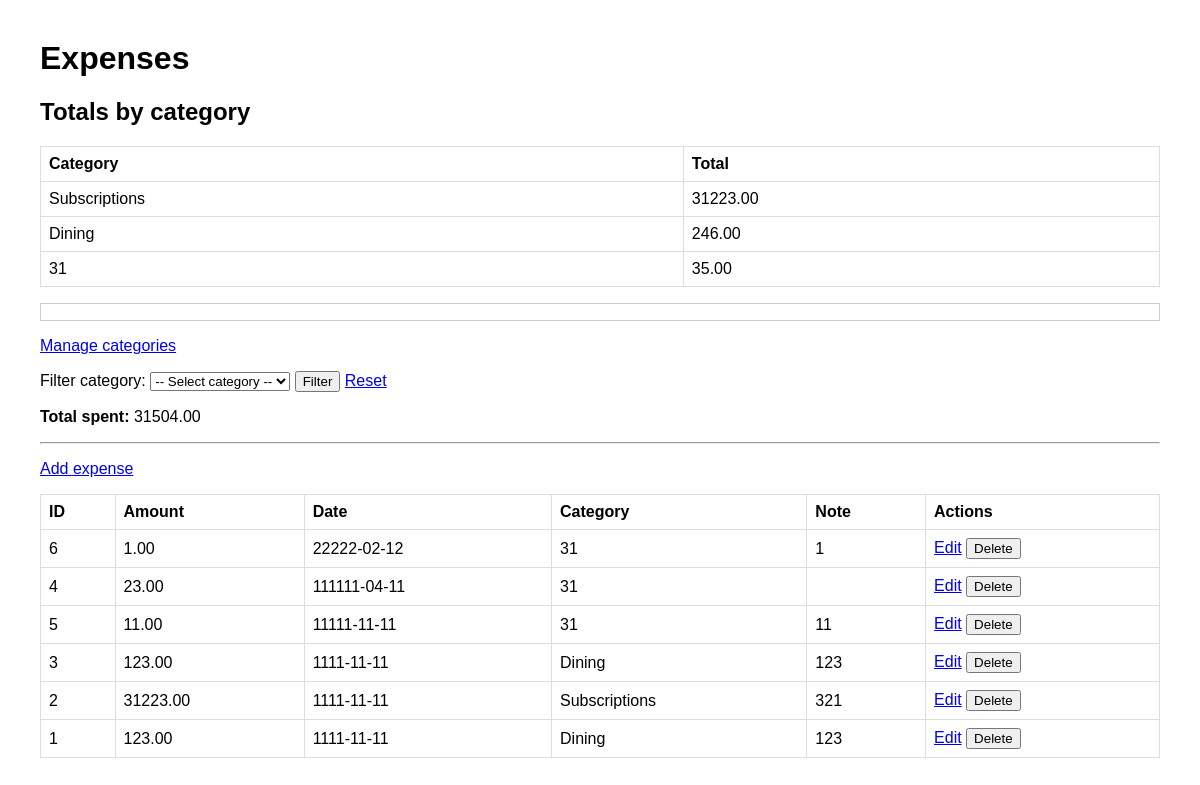
Before: /expenses with the older database file.
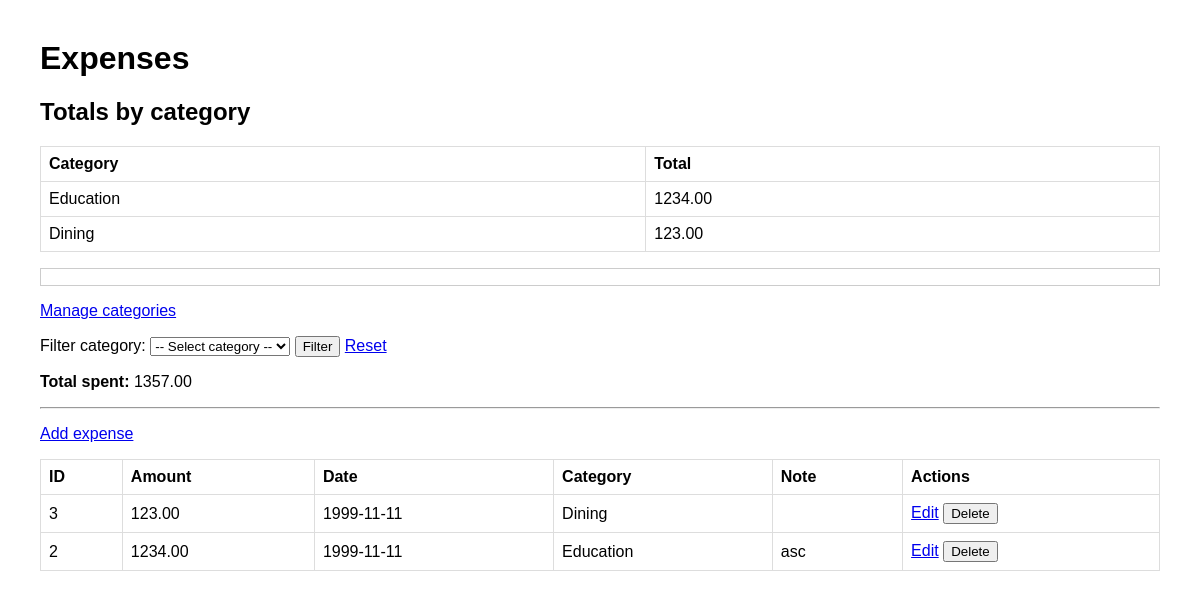
After: the same page with the newer database file.
### tables this page shows
CREATE TABLE expenses (
  id INTEGER PRIMARY KEY AUTOINCREMENT,
  user_id INTEGER NOT NULL,
  category_id INTEGER NOT NULL,
  amount REAL NOT NULL CHECK (amount > 0),
  date TEXT NOT NULL,
  note TEXT,
  FOREIGN KEY (user_id) REFERENCES users(id) ON DELETE CASCADE,
  FOREIGN KEY (category_id) REFERENCES categories(id) ON DELETE CASCADE
);

CREATE TABLE categories (
  id INTEGER PRIMARY KEY AUTOINCREMENT,
  user_id INTEGER NOT NULL,
  name TEXT NOT NULL,
  FOREIGN KEY (user_id) REFERENCES users(id) ON DELETE CASCADE,
  UNIQUE (user_id, name)
);

### webapp.py (the view)
@app.get("/expenses")
def list_expenses():
    category = request.args.get("category", "").strip()
    if category:
        rows = expenses.get_expenses_by_category(category)
        total = expenses.get_total_spent(category)
    else:
        rows = expenses.get_all_expenses()
        total = expenses.get_total_spent()
    category_totals = expenses.get_category_totals()
    categories = expenses.get_categories()
    return render_template(
        "Site.html",
        rows=rows,
        category=category,
        total=total,
        category_totals=category_totals,
        categories=categories,
    )

### database.py (called while the page is built)
def get_connection():
    conn = sqlite3.connect(DB_NAME)
    conn.execute("PRAGMA foreign_keys = ON")
    conn.row_factory = sqlite3.Row
    return conn

### expenses.py (called while the page is built)
def get_total_spent(category=None):
    conn = get_connection()
    if category:
        row = conn.execute("""
            SELECT COALESCE(SUM(e.amount), 0)
            FROM expenses e
            JOIN categories c ON c.id = e.category_id
            WHERE e.user_id = ? AND c.name = ?
        """, (CURRENT_USER_ID, category)).fetchone()
    else:
        row = conn.execute("""
            SELECT COALESCE(SUM(amount), 0)
            FROM expenses
            WHERE user_id = ?
        """, (CURRENT_USER_ID,)).fetchone()
    conn.close()
    return float(row[0])

def get_category_totals():
    conn = get_connection()
    rows = conn.execute("""
        SELECT c.name AS category, COALESCE(SUM(e.amount), 0) AS total
        FROM expenses e
        JOIN categories c ON c.id = e.category_id
        WHERE e.user_id = ?
        GROUP BY c.name
        ORDER BY total DESC
    """, (CURRENT_USER_ID,)).fetchall()
    conn.close()
    return rows

def get_categories():
    conn = get_connection()
    rows = conn.execute(
        "SELECT name FROM categories WHERE user_id = ? ORDER BY name",
        (CURRENT_USER_ID,),
    ).fetchall()
    conn.close()
    return rows

def get_all_expenses():
    conn = get_connection()
    rows = conn.execute(
        """
        SELECT e.id, e.amount, e.date, c.name AS category, e.note
        FROM expenses e
        JOIN categories c ON c.id = e.category_id
        WHERE e.user_id = ?
        ORDER BY e.date DESC, e.id DESC
        """,
        (CURRENT_USER_ID,),
    ).fetchall()
    conn.close()
    return rows

### templates/Site.html (shortened to what this page needs)
<!doctype html>
<html>
<head>
  <link rel="stylesheet" href="{{ url_for('static', filename='Site.css') }}">
</head>
<body>
  <h1>Expenses</h1>
  <h2>Totals by category</h2>
  <table>
    <thead>
      <tr>
        <th>Category</th>
        <th>Total</th>
      </tr>
    </thead>
    <tbody>
      {% for c in category_totals %}
        <tr>
          <td>{{ c[0] }}</td>
          <td>{{ "%.2f"|format(c[1]) }}</td>
        </tr>
      {% endfor %}
    </tbody>
  </table>
    <ul class="flashes">
        <li>{{ message }}</li>
    </ul>
      <p><a href="{{ url_for('list_categories') }}">Manage categories</a></p>
  <form method="get" action="{{ url_for('list_expenses') }}">
    <label>Filter category:</label>
    <select name="category">
      <option value="">-- Select category --</option>
    </select>
    <button type="submit">Filter</button>
    <a href="{{ url_for('list_expenses') }}">Reset</a>
  </form>
  <p><strong>Total spent{% if category %} on {{ category }}{% endif %}:</strong>
   {{ "%.2f"|format(total) }}</p>
<hr>
  <p><a href="{{ url_for('new_expense') }}">Add expense</a></p>
  <table>
    <thead>
      <tr>
        <th>ID</th><th>Amount</th><th>Date</th><th>Category</th><th>Note</th><th>Actions</th>
      </tr>
    </thead>
    <tbody>
      {% for r in rows %}
        <tr>
          <td>{{ r[0] }}</td>
          <td>{{ "%.2f"|format(r[1]) }}</td>
          <td>{{ r[2] }}</td>
          <td>{{ r[3] }}</td>
          <td>{{ r[4] or "" }}</td>
          <td>
            <a href="{{ url_for('edit_expense', expense_id=r[0]) }}">Edit</a>
            <form action="{{ url_for('delete_expense', expense_id=r[0]) }}"
                  method="post"
                  style="display:inline;">
              <button type="submit" onclick="return confirm('Delete this expense?')">
                Delete
              </button>
            </form>
          </td>
        </tr>
      {% endfor %}
    </tbody>
  </table>
</body>
</html>

### static/Site.css (style rules this page uses)
body { font-family: Arial, sans-serif; margin: 40px; }
table { border-collapse: collapse; width: 100%; }
th, td { border: 1px solid #ddd; padding: 8px; }
th { text-align: left; }
.flashes { list-style: none; padding: 0; }
.flashes li { margin: 8px 0; padding: 8px; border: 1px solid #ccc; }

Changed rows visible on the page:
removed expenses: id "6", amount "1.00", date "22222-02-12", name "31", note "1"
removed expenses: id "4", amount "23.00", date "111111-04-11", name "31"
removed expenses: id "5", amount "11.00", date "11111-11-11", name "31", note "11"
removed expenses: id "1", amount "123.00", date "1111-11-11", name "Dining", note "123"
changed expenses "Dining": date "1111-11-11" → "1999-11-11"; note "123" → (not shown)
changed expenses id 2: amount "31223.00" → "1234.00"; date "1111-11-11" → "1999-11-11"; name "Subscriptions" → "Education"; note "321" → "asc"
Other visible differences:
{{ "%.2f"|format(total) }}: "31504.00" → "1357.00"
new list line: "Education 1234.00"
new list line: "Dining 123.00"
list line gone: "Subscriptions 31223.00"
list line gone: "Dining 246.00"
list line gone: "31 35.00"
